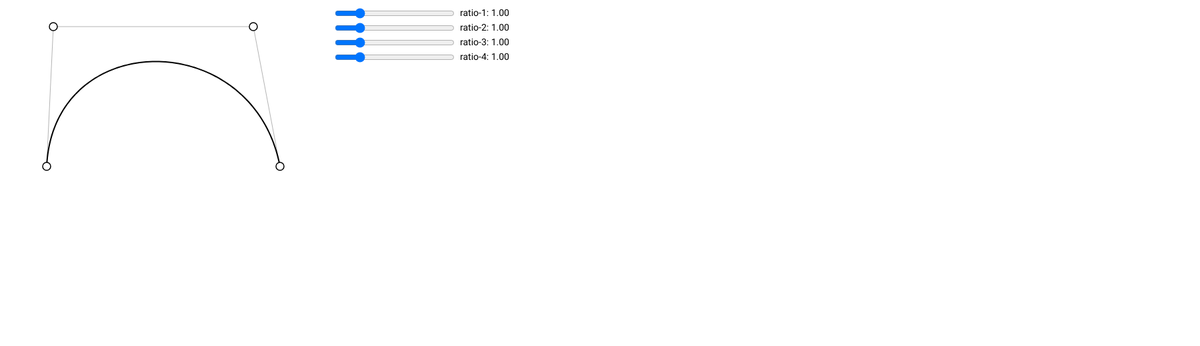
Frame 1 (no input)
Frame 60 (no input): identical to frame 1, image omitted
Frame 120 (the mouse pressed at the canvas centre since frame 60): identical to frame 1, image omitted

The p5.js sketch that drew this single still picture (run headless with seeded random() and noise() and a simulated clock; from frame 60 on, the mouse is pressed at the canvas centre):

// p5.js sketch
// ── sketch.js
// =====================================================
// Rational Cubic Bezier Curve — p5.js
// Replica fedele del demo originale Bezier.js
// =====================================================

let points = [];
let selectedPoint = null;

// pesi/ratios
let ratios = [1, 1, 1, 1];

// sliders
let sliders = [];

// =====================================================
// SETUP
// =====================================================

function setup() {
  createCanvas(1800, 520);

  // curva cubic standard
  points = [
    createVector(70, 250),
    createVector(80, 40),
    createVector(380, 40),
    createVector(420, 250)
  ];

  // sliders ratios
  for (let i = 0; i < 4; i++) {
    const s = createSlider(0.1, 5, 1, 0.01);
    
  
    s.position(500, 10 + i * 22);
    s.style("width", "180px");

    sliders.push(s);
  }

  textFont("roboto");
  textSize(14);
}

// =====================================================
// DRAW
// =====================================================

function draw() {
  background(255);

  // aggiorna ratios
  for (let i = 0; i < 4; i++) {
    ratios[i] = sliders[i].value();
  }

  // =========================================
  // skeleton
  // =========================================

  drawSkeleton();

  // =========================================
  // curva razionale
  // =========================================

  drawRationalBezier();

  // =========================================
  // control points
  // =========================================

  drawPoints();

  // =========================================
  // labels sliders
  // =========================================

  noStroke();
  fill(0);

  for (let i = 0; i < 4; i++) {
    text(
      `ratio-${i + 1}: ${ratios[i].toFixed(2)}`,
      690,
      24 + i * 22
    );
  }
}

// =====================================================
// DRAW SKELETON
// =====================================================

function drawSkeleton() {
  stroke(180);
  strokeWeight(1);
  noFill();

  beginShape();

  for (let p of points) {
    vertex(p.x, p.y);
  }

  endShape();
}

// =====================================================
// DRAW CURVE
// =====================================================

function drawRationalBezier() {
  stroke(0);
  strokeWeight(2);
  noFill();

  beginShape();

  for (let t = 0; t <= 1.001; t += 0.01) {
    const p = getRationalPoint(t);
    vertex(p.x, p.y);
  }

  endShape();
}

// =====================================================
// RATIONAL CUBIC BEZIER
// =====================================================

function getRationalPoint(t) {
  const mt = 1 - t;

  // Bernstein basis cubic
  const b0 = mt * mt * mt;
  const b1 = 3 * mt * mt * t;
  const b2 = 3 * mt * t * t;
  const b3 = t * t * t;

  // weighted basis
  const wb0 = b0 * ratios[0];
  const wb1 = b1 * ratios[1];
  const wb2 = b2 * ratios[2];
  const wb3 = b3 * ratios[3];

  // denominator
  const denom =
    wb0 + wb1 + wb2 + wb3;

  // rational coordinates
  const x =
    (
      wb0 * points[0].x +
      wb1 * points[1].x +
      wb2 * points[2].x +
      wb3 * points[3].x
    ) / denom;

  const y =
    (
      wb0 * points[0].y +
      wb1 * points[1].y +
      wb2 * points[2].y +
      wb3 * points[3].y
    ) / denom;

  return createVector(x, y);
}

// =====================================================
// DRAW CONTROL POINTS
// =====================================================

function drawPoints() {
  stroke(0);
  strokeWeight(1.5);
  fill(255);

  for (let p of points) {
    circle(p.x, p.y, 12);
  }
}

// =====================================================
// DRAGGING
// =====================================================

function mousePressed() {
  for (let p of points) {
    if (dist(mouseX, mouseY, p.x, p.y) < 10) {
      selectedPoint = p;
      break;
    }
  }
}

function mouseDragged() {
  if (selectedPoint) {
    selectedPoint.x = mouseX;
    selectedPoint.y = mouseY;
  }
}

function mouseReleased() {
  selectedPoint = null;
}
